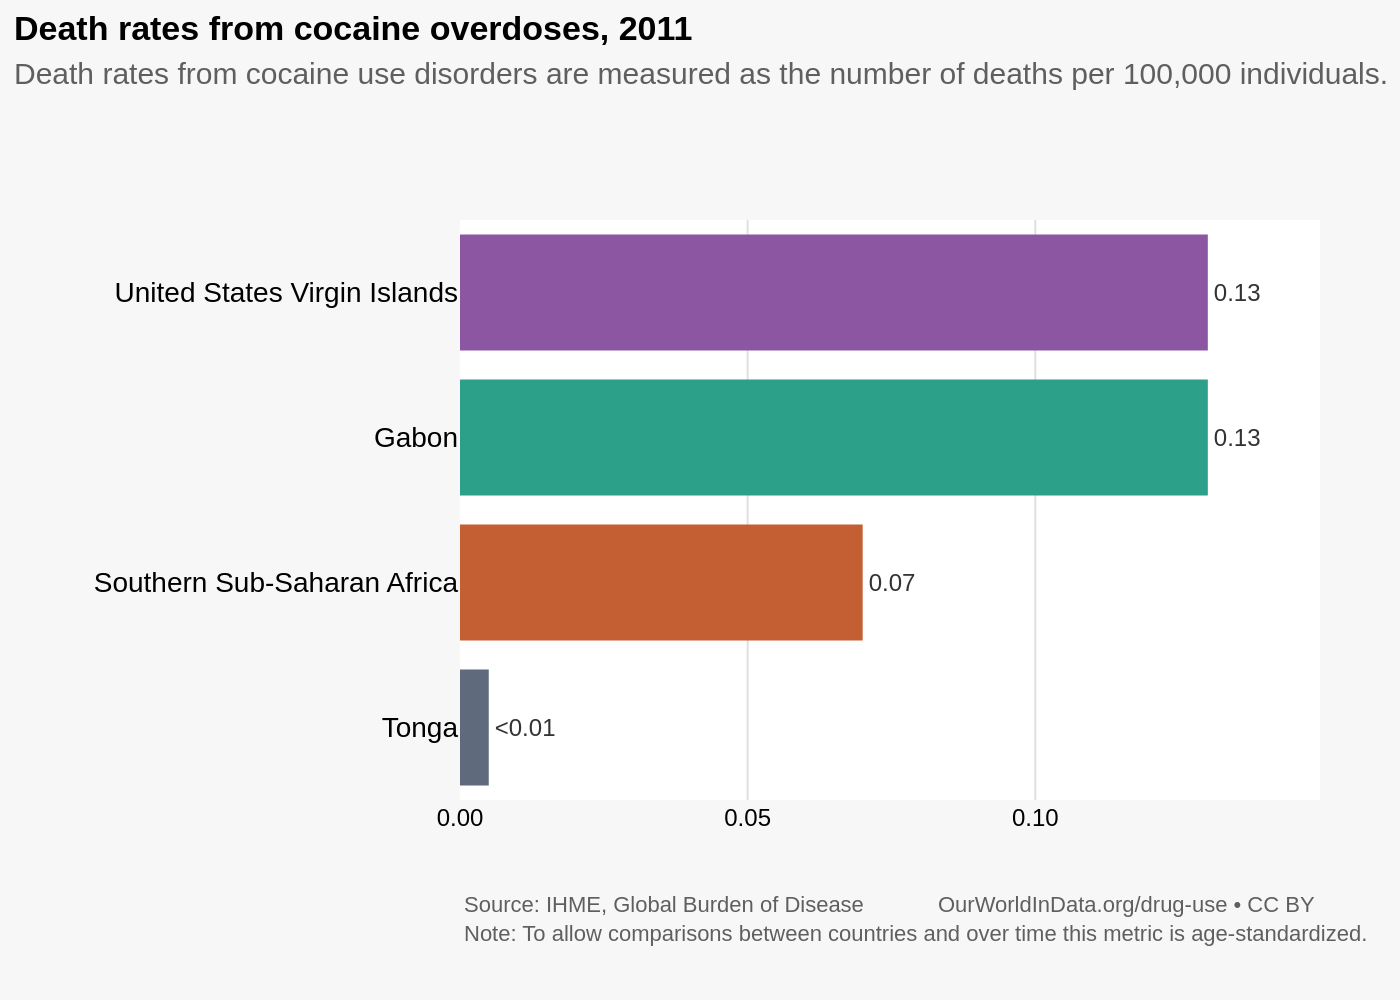

Write Python code to recreate this figure.
import sys
import json
import plotly.graph_objects as go
from pathlib import Path

# --- 1. Load Data from JSON ---
# The script expects the JSON file path as the first and only command-line argument.
if len(sys.argv) != 2:
    print("Usage: python generate_chart.py <json_file_path>")
    sys.exit(1)

json_path = Path(sys.argv[1])
if not json_path.is_file():
    print(f"Error: JSON file not found at '{json_path}'")
    sys.exit(1)

with open(json_path, 'r', encoding='utf-8') as f:
    chart_info = json.load(f)

# --- 2. Prepare Data and Styles ---
chart_data = chart_info["chart_data"]
texts = chart_info["texts"]
colors = chart_info["colors"]

# Extract data into separate lists for Plotly
categories = [item['category'] for item in chart_data]
values = [item['value'] for item in chart_data]
labels = [item['label'] for item in chart_data]

# Reverse data for correct top-to-bottom display in Plotly horizontal bar charts
categories.reverse()
values.reverse()
labels.reverse()
colors.reverse()

# --- 3. Create the Chart ---
fig = go.Figure()

# Add the single bar trace
fig.add_trace(go.Bar(
    x=values,
    y=categories,
    orientation='h',
    marker=dict(color=colors, line=dict(width=0)),
    text=labels,
    textposition='outside',
    textfont=dict(family='Arial', size=12, color='#333333'),
    hoverinfo='none',
    cliponaxis=False
))

# --- 4. Configure Layout ---
# Combine title and subtitle using HTML for rich formatting
title_text = f"<b>{texts['title']}</b><br><span style='font-size: 15px; color:#5f5f5f;'>{texts['subtitle']}</span>"

fig.update_layout(
    # Title and Fonts
    title=dict(
        text=title_text,
        x=0.01,
        y=0.96,
        xanchor='left',
        yanchor='top'
    ),
    font=dict(family="Arial", size=12, color="black"),
    
    # Plot and Paper Background
    plot_bgcolor='white',
    paper_bgcolor='#f7f7f7',
    
    # Axes
    xaxis=dict(
        showgrid=True,
        gridcolor='#e0e0e0',
        gridwidth=1,
        zeroline=False,
        showline=False,
        showticklabels=True,
        side='bottom',
        tickformat=".2f",
        range=[0, max(values) * 1.15] # Add padding for text labels
    ),
    yaxis=dict(
        showgrid=False,
        showline=False,
        showticklabels=True,
        autorange=True,
        ticks='',
        tickfont=dict(size=14)
    ),
    
    # Legend and Margins
    showlegend=False,
    margin=dict(l=230, r=40, t=110, b=100),
    
    # Annotations for Source and Footer
    annotations=[
        dict(
            xref='paper', yref='paper',
            x=0.0, y=-0.15,
            xanchor='left', yanchor='top',
            text=texts['source_note'],
            showarrow=False,
            align='left',
            font=dict(size=11, color='#5f5f5f')
        ),
        dict(
            xref='paper', yref='paper',
            x=1.0, y=-0.15,
            xanchor='right', yanchor='top',
            text=texts['footer'],
            showarrow=False,
            align='right',
            font=dict(size=11, color='#5f5f5f')
        )
    ]
)

# --- 5. Save Output ---
output_filename = json_path.stem + ".png"
fig.write_image(output_filename, scale=2)

print(f"Chart saved to {output_filename}")
